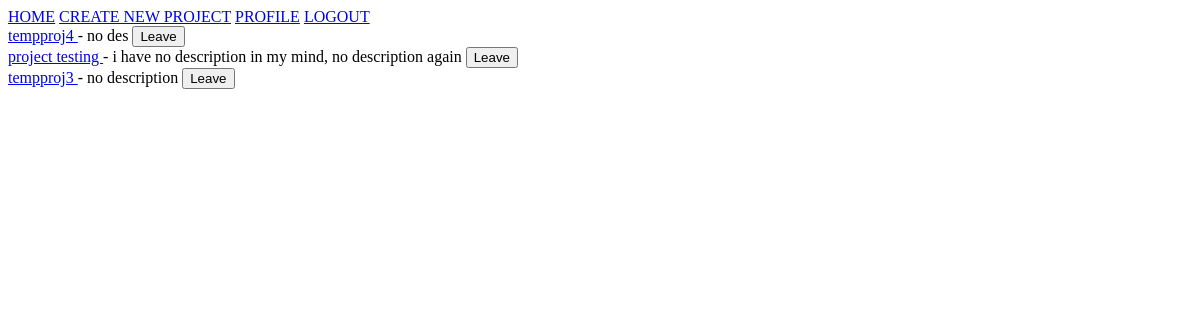
Page / (signed in) on the earlier database version.
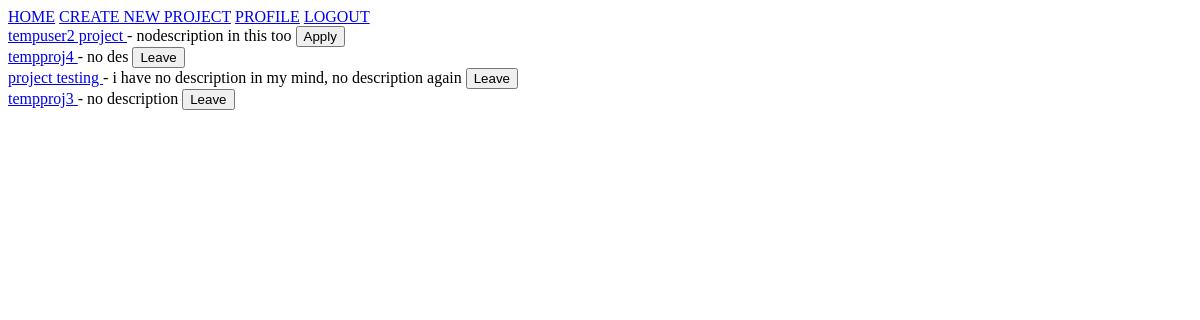
Same page on the later database version.
### home/models.py (models this page shows, shortened)
class Project(models.Model):
    Title = models.CharField(max_length=30)
    Description = models.TextField()
    FloatedBy = models.ForeignKey(User, on_delete=models.CASCADE)
    Mentors = models.ManyToManyField(User, related_name='Mentors')
    Status = models.CharField(max_length=10, choices=STATUS_CHOICES, default='Open')
    Difficulty = models.CharField(max_length=15, choices=DIFFICULTY_CHOICES, default='Beginner')
    PreRequisite = models.TextField()
    Duration = models.CharField(max_length=30)
    DatePosted = models.DateTimeField(default = timezone.now)
    SelectionCriteria = models.TextField()
    OpenedFor = models.TextField()
    AlreadyApplied = models.ManyToManyField(User, related_name='AlreadyApplied')

### home/views.py (the view)
# urls.py: path('',views.main, name = 'home'),
@login_required
def main(request):
    user_projects_id = []
    for project in request.user.profile.projects.all():
        user_projects_id.append(project.id)
    context = {
        'title': 'Home',
        'projects': Project.objects.all().order_by('-DatePosted'),
        'user_projects_id': user_projects_id
    }
    return render(request, 'home/main.html', context)

### home/templates/home/main.html (shortened to what this page needs)
{% extends 'home/base.html' %}
{% block content %}
    {% for project in projects %}
        <div>
            <a href="{% url 'project' project.id %}"> {{ project.Title }} </a> - {{ project.Description }}
            {% if project.id not in user_projects_id %}
                <a href="{% url 'apply-to-project' project.id %}">
                    <button >Apply</button>
                </a>
            {% else %}
                <a href="{% url 'leave-project' project.id %}">
                    <button >Leave</button>
                </a>
            {% endif %}
        </div>
    {% endfor %}
{% endblock content %}

Differences in the rows shown:
added Project: Title "tempuser2 project", Description "nodescription in this too", shows "Apply"
